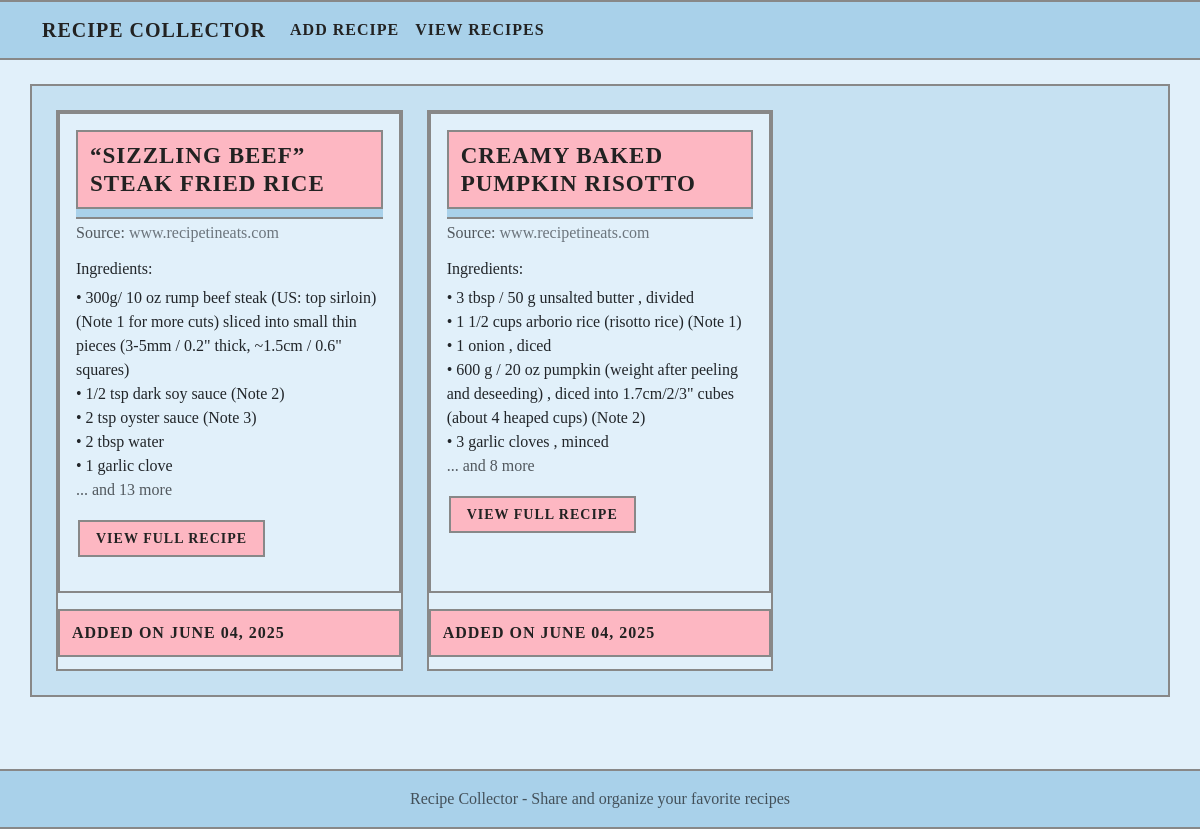
Before: / with the older database file.
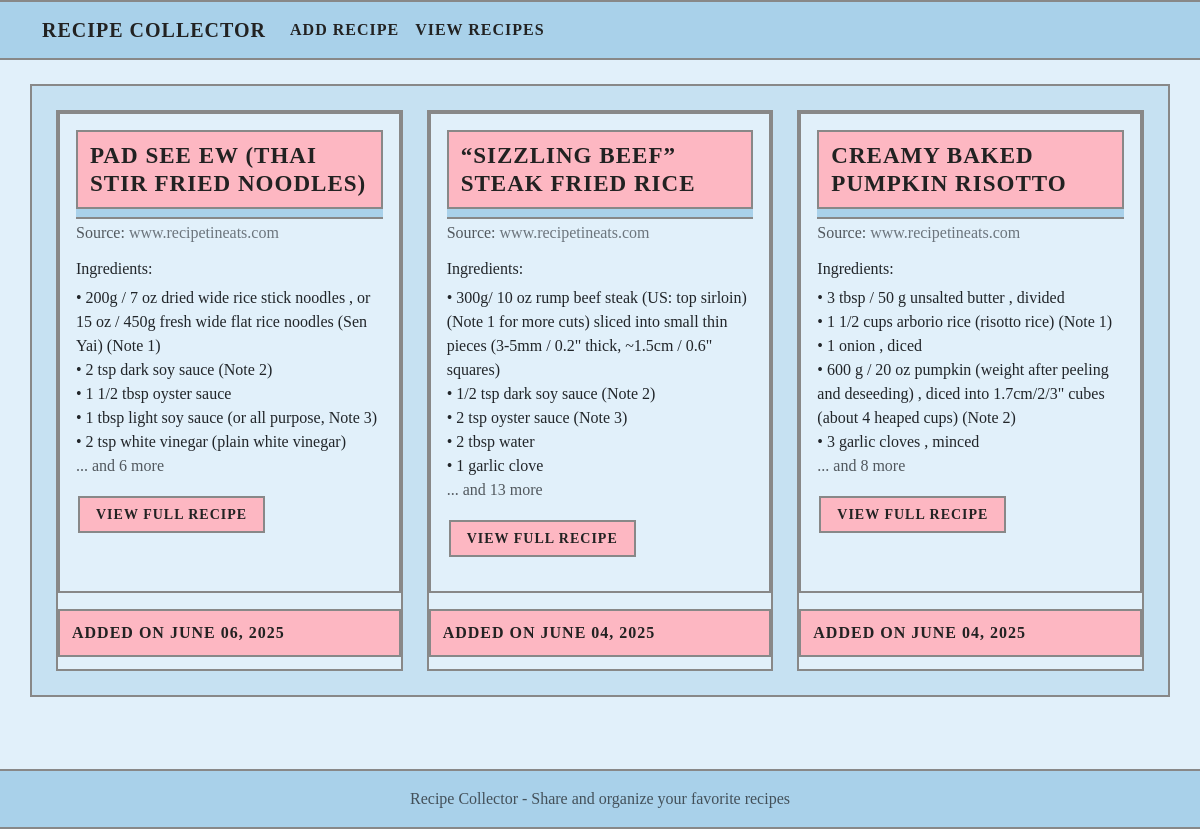
After: the same page with the newer database file.
### app.py (models this page shows, shortened)
class Recipe(db.Model):
    __tablename__ = 'recipe'  # Explicitly set table name
    id = db.Column(db.Integer, primary_key=True)
    title = db.Column(db.String(200), nullable=False)
    ingredients = db.Column(db.Text, nullable=False)
    instructions = db.Column(db.Text, nullable=False)
    source_url = db.Column(db.String(500), nullable=False)
    source_name = db.Column(db.String(200), nullable=False)
    image_url = db.Column(db.String(500), nullable=True)  # New field
    created_at = db.Column(db.DateTime, default=datetime.utcnow)

### app.py (the view)
@app.route('/')
def home():
    all_recipes = Recipe.query.order_by(Recipe.created_at.desc()).all()
    return render_template('recipes.html', recipes=all_recipes)

### templates/recipes.html (shortened to what this page needs)
{% extends "base.html" %}
{% block content %}
{% if recipes %}
    <div class="row row-cols-1 row-cols-md-2 row-cols-lg-3 g-4">
        {% for recipe in recipes %}
        <div class="col">
            <div class="card h-100">
                <div class="card-body">
                    <h5 class="card-title">
                        <div class="highlight-bar mb-2">
                            <a href="{{ url_for('recipe_detail', recipe_id=recipe.id) }}" class="text-decoration-none" style="color:inherit;">
                                {{ recipe.title }}
                            </a>
                        </div>
                    </h5>
                    <h6 class="card-subtitle mb-2 text-muted">
                        Source: <a href="{{ recipe.source_url }}" target="_blank" rel="noopener">{{ recipe.source_name }}</a>
                    </h6>
                    <div class="mt-3">
                        <h6>Ingredients:</h6>
                        <ul class="list-unstyled">
                            {% for ingredient in recipe.ingredients.split('\n')[:5] %}
                                <li>• {{ ingredient }}</li>
                            {% endfor %}
                            {% if recipe.ingredients.split('\n')|length > 5 %}
                                <li class="text-muted">... and {{ recipe.ingredients.split('\n')|length - 5 }} more</li>
                            {% endif %}
                        </ul>
                    </div>
                    <div class="mt-3">
                        <a href="{{ url_for('recipe_detail', recipe_id=recipe.id) }}" class="btn btn-outline-primary btn-sm">
                            View Full Recipe
                        </a>
                    </div>
                </div>
                <div class="card-footer text-muted highlight-bar" style="font-size:1em;">
                    Added on {{ recipe.created_at.strftime('%B %d, %Y') }}
                </div>
            </div>
        </div>
        {% endfor %}
    </div>
{% endif %}
{% endblock %}

### templates/base.html (shortened to what this page needs)
<!DOCTYPE html>
<html lang="en">
<head>
    <link href="https://cdn.jsdelivr.net/npm/bootstrap@5.3.2/dist/css/bootstrap.min.css" rel="stylesheet">
    <link rel="stylesheet" href="{{ url_for('static', filename='style.css') }}">
</head>
<body>
    <nav class="navbar navbar-expand-lg navbar-dark bg-dark">
        <div class="container">
            <a class="navbar-brand" href="{{ url_for('index') }}">Recipe Collector</a>
            <div class="collapse navbar-collapse" id="navbarNav">
                <ul class="navbar-nav">
                    <li class="nav-item">
                        <a class="nav-link" href="{{ url_for('index') }}">Add Recipe</a>
                    </li>
                    <li class="nav-item">
                        <a class="nav-link" href="{{ url_for('recipes') }}">View Recipes</a>
                    </li>
                </ul>
            </div>
        </div>
    </nav>
    <main class="container mt-4">
        {% block content %}{% endblock %}
    </main>
    <footer class="footer mt-5 py-3 bg-light">
        <div class="container text-center">
            <span class="text-muted">Recipe Collector - Share and organize your favorite recipes</span>
        </div>
    </footer>
</body>
</html>

### static/style.css (style rules this page uses)
:root { --blue1: #A9D1EA; --blue2: #C6E1F2; --blue3: #E1F0FA; --pink1: #F7E0E3; --pink2: #FDB7C2; --pink3: #E68FAE; --border: #888; --text: #222; }
body { min-height: 100vh; display: flex; flex-direction: column; background: var(--blue3); font-family: 'Verdana', 'Geneva', 'Tahoma', 'sans-serif'; color: var(--text); margin: 0; padding: 0; }
main { flex: 1; }
.card { box-shadow: 0 2px 4px rgba(0,0,0,0.1); transition: transform 0.2s ease-in-out; }
.navbar, .footer { background: var(--blue1) !important; border-bottom: 2px solid var(--border); border-top: 2px solid var(--border); box-shadow: none !important; border-radius: 0 !important; }
.navbar .navbar-brand, .navbar .nav-link { color: var(--text) !important; font-weight: bold; text-transform: uppercase; letter-spacing: 1px; }
main.container { background: var(--blue2); border: 2px solid var(--border); padding: 24px; margin-top: 24px; margin-bottom: 24px; border-radius: 0; box-shadow: none; }
.card, .card-header, .card-body, .card-footer { background: var(--blue3) !important; border: 2px solid var(--border) !important; border-radius: 0 !important; box-shadow: none !important; margin-bottom: 16px; }
.card-header, .card-title, .card-footer { background: var(--blue1) !important; border-bottom: 2px solid var(--border) !important; font-weight: bold; text-transform: uppercase; letter-spacing: 1px; border-radius: 0 !important; }
.card-title { font-size: 1.2em; margin-bottom: 8px; }
.btn, .btn-primary, .btn-danger, .btn-outline-primary, .btn-outline-secondary, .btn-link { background: var(--pink2) !important; color: var(--text) !important; border: 2px solid var(--border) !important; border-radius: 0 !important; box-shadow: none !important; font-weight: bold; text-transform: uppercase; letter-spacing: 1px; padding: 6px 16px; margin: 2px; transition: background 0.2s, color 0.2s; }
* { border-radius: 0 !important; box-shadow: none !important; }
.card-subtitle a { color: #6c757d; text-decoration: none; }
.highlight-bar { background: #FDB7C2 !important; color: #222 !important; border: 2px solid #888 !important; border-radius: 0 !important; font-weight: bold; text-transform: uppercase; letter-spacing: 1px; font-size: 1.2em; padding: 10px 12px; margin-bottom: 12px; text-align: left; box-shadow: none !important; }

Changed rows visible on the page:
added Recipe: title "PAD SEE EW (THAI STIR FRIED NOODLES)", source_name "www.recipetineats.com", 5 "200g / 7 oz dried wide rice stick noodles , or 15 oz / 450g fresh wide flat rice noodles (Sen Yai) (Note 1)" "2 tsp dark soy sauce (Note 2)" "1 1/2 tbsp oyster sauce" "1 tbsp light soy sauce (or all purpose, Note 3)" "2 tsp white vinegar (plain white vinegar)", ingredients.split|length "6", created_at "JUNE 06, 2025"
